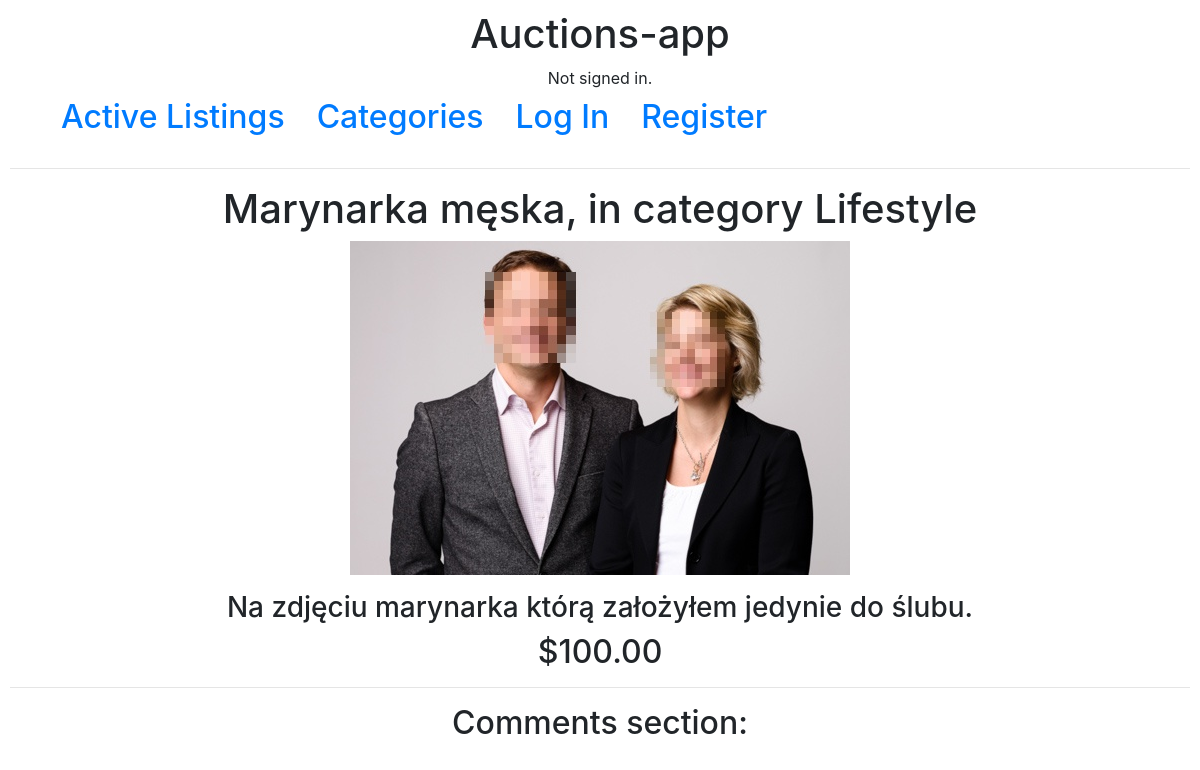
The app's page /55/, older data.
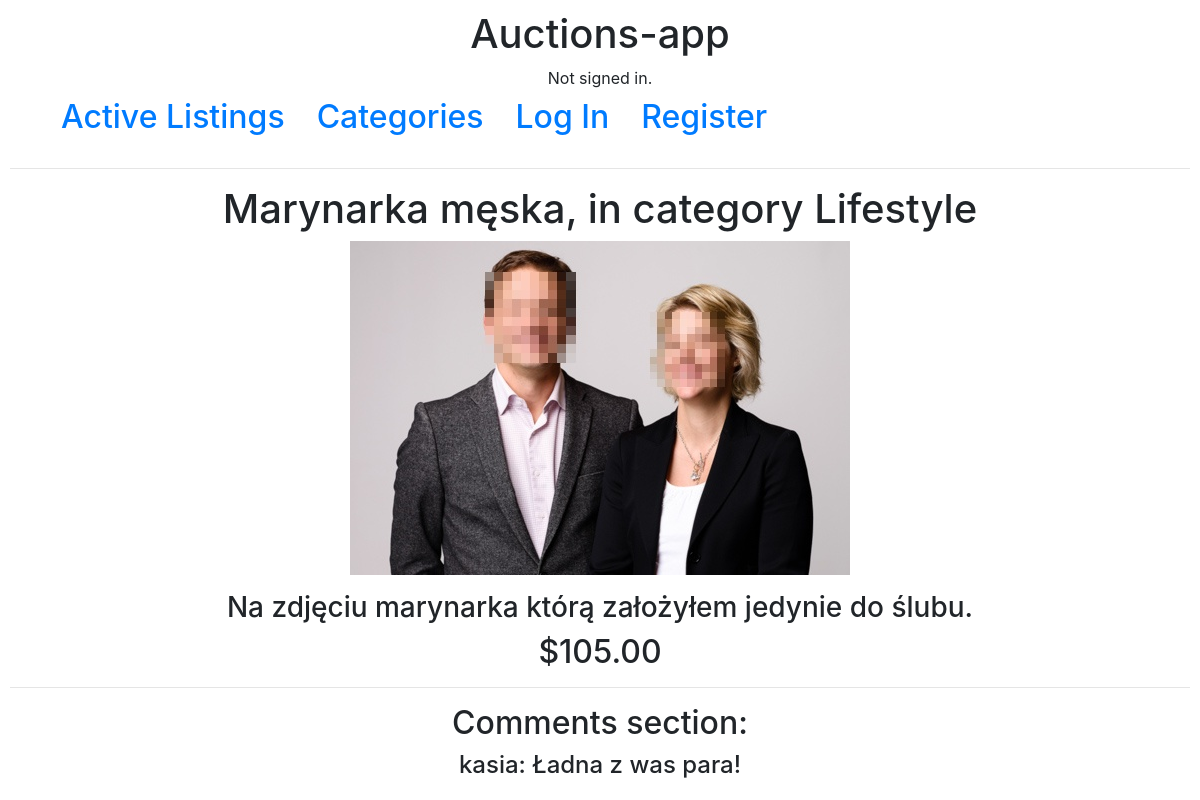
The same page, newer data.
### auctions/models.py (models this page shows, shortened)
class Bid(models.Model):
    listing_id = models.ForeignKey(Listing, on_delete=models.CASCADE, related_name="listing")
    user_id = models.ForeignKey(User, on_delete=models.CASCADE, related_name="user")
    price = models.DecimalField(max_digits=19, decimal_places=2, blank=False, validators=[MinValueValidator(1)])
    class Meta:
        get_latest_by = 'price'

class Comment(models.Model):
    time = models.DateTimeField(auto_now=True, auto_now_add=False)
    listing_id = models.ForeignKey(Listing, on_delete=models.CASCADE, related_name="listing_comment")
    user_id = models.ForeignKey(User, on_delete=models.CASCADE, related_name="user_comment")
    text = models.CharField(max_length=240, blank=False)

class User(AbstractUser):
    pass

### auctions/views.py (the view)
# urls.py: path("<int:listing_id>/", views.listing, name="listing"),
def listing(request, listing_id):
    b = Bid.objects.annotate(
    highest=Max('listing_id__listing__price')
).filter(
    price=F('highest'))
    listing = Listing.objects.get(id=listing_id)
    form = bid_form()
    form_comment = new_comment()
    for i in b:
        if i.listing_id == listing:
            b = i
    on_watchlist = False
    try:
        username = request.user.username
        user=User.objects.get(username=username)
        on_watchlist = Watch.objects.get(user=user, auction=listing)
    except:
        on_watchlist = False
    comments = Comment.objects.filter(listing_id=listing)
    return render(request, "auctions/listing.html", {
        "listing_id":listing_id,
        "listing":Listing.objects.get(id=listing_id),
        "bid":b,
        "form":form,
        "on_watchlist":on_watchlist,
        "comments":comments,
        "new_comment":form_comment,
    })

### auctions/models.py (called while the page is built)
    def __str__(self):
        return f"{self.title}, in category {self.category}"

### auctions/templates/auctions/listing.html (shortened to what this page needs)
{% extends "auctions/layout.html" %}
{% block body %}
    <h1 align='center'>{{listing}}</h1>
            <div>
                <p class="aligncenter">
                    <img src="/media/{{listing.img}}" alt="Italian Trulli">
                </p>
            </div>
        <div>
        <h3 align="center"> {{listing.description}} </h3>
        <h2 align="center"> ${{bid.price}} </h2>
        </div>
    <p>
    <hr>
    <h2 align="center"> Comments section: </h2>
    {% for comment in comments %}
    <div>
        <h4 align="center">{{comment.user_id.username}}: {{comment.text}}</h4>
    </div>
    {% endfor %}
{% endblock %}

Row changes from the older to the newer data that the page shows:
no longer on this page (row unchanged): Bid: price "100.00"
added Bid: price "105.00"
added Comment: user_id.username "kasia", text "Ładna z was para!"
